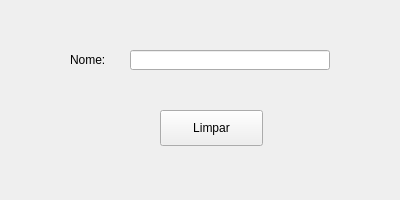
<?xml version="1.0" encoding="UTF-8"?>
<ui version="4.0">
 <class>MainWidget</class>
 <widget class="QWidget" name="MainWidget">
  <property name="geometry">
   <rect>
    <x>0</x>
    <y>0</y>
    <width>400</width>
    <height>200</height>
   </rect>
  </property>
  <property name="windowTitle">
   <string>Exemplo - 01</string>
  </property>
  <widget class="QLabel" name="nome_lbl">
   <property name="geometry">
    <rect>
     <x>70</x>
     <y>50</y>
     <width>66</width>
     <height>19</height>
    </rect>
   </property>
   <property name="text">
    <string>Nome:</string>
   </property>
  </widget>
  <widget class="QLineEdit" name="nome_edln">
   <property name="geometry">
    <rect>
     <x>130</x>
     <y>50</y>
     <width>200</width>
     <height>20</height>
    </rect>
   </property>
   <property name="alignment">
    <set>Qt::AlignCenter</set>
   </property>
  </widget>
  <widget class="QPushButton" name="lmpr_btn">
   <property name="geometry">
    <rect>
     <x>160</x>
     <y>110</y>
     <width>103</width>
     <height>36</height>
    </rect>
   </property>
   <property name="text">
    <string>Limpar</string>
   </property>
  </widget>
 </widget>
 <resources/>
 <connections/>
</ui>
